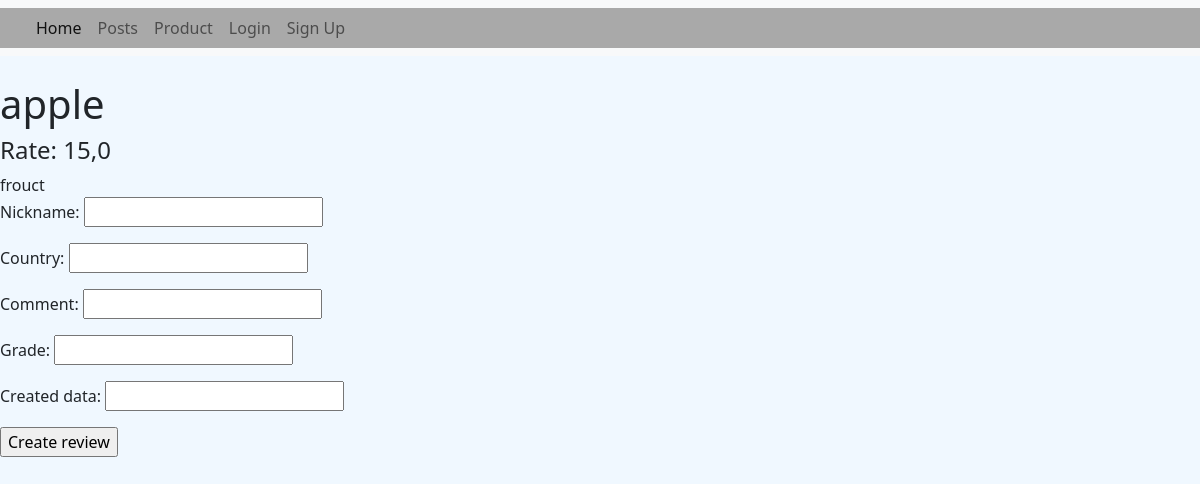
Page /products/1/ on the earlier database version.
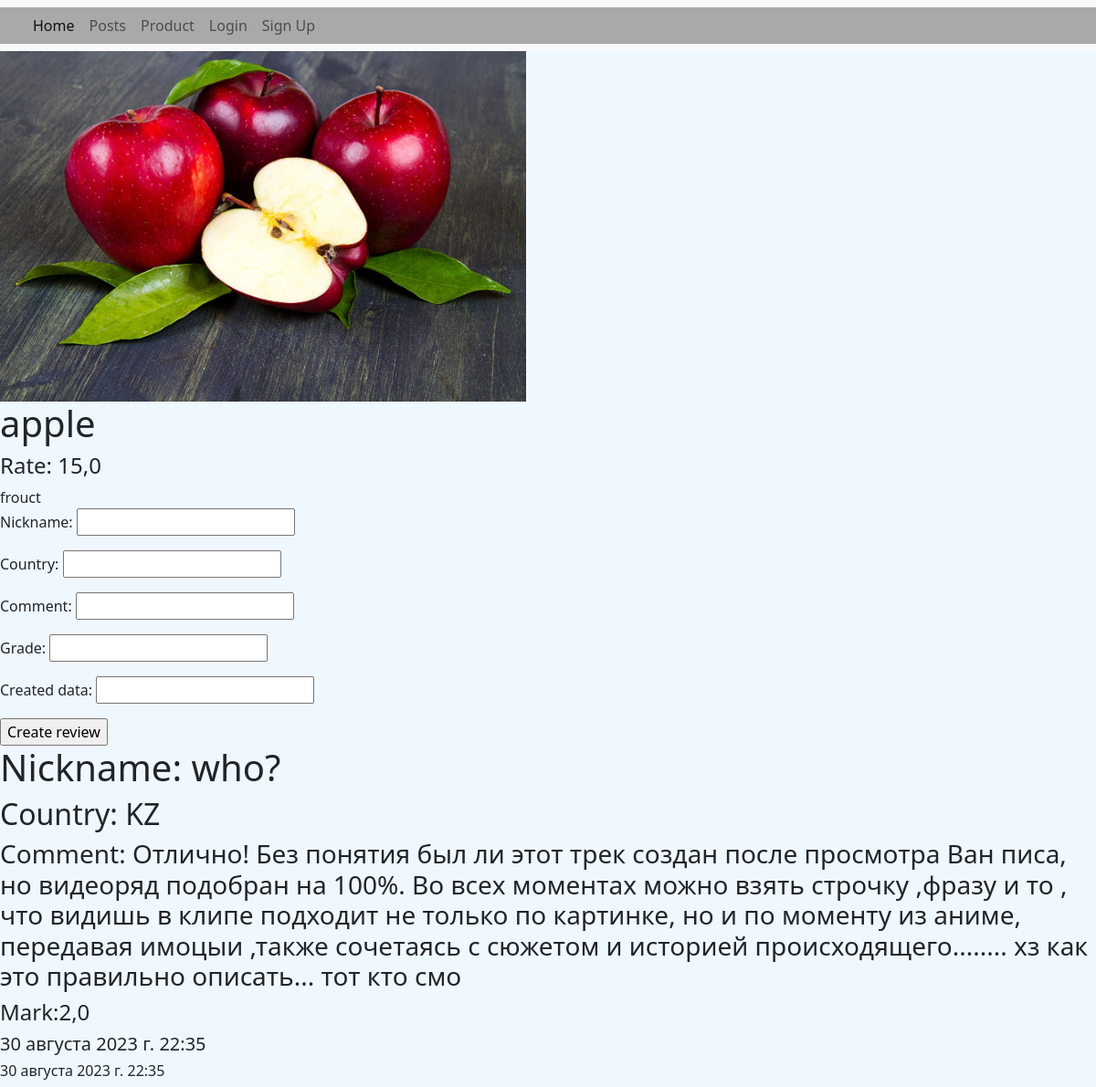
Same page on the later database version.
### posts/models.py (models this page shows)
class Product(models.Model):
    image = models.ImageField(upload_to='product_image',blank=True,null=True)
    title = models.CharField(max_length=50)
    price = models.FloatField()
    compound = models.TextField(blank=False)
    connection = models.ManyToManyField(Category, related_name='category')
    connection_review = models.ManyToManyField(Review,related_name='connection_review')

class Review(models.Model):
    nickname = models.CharField(max_length=40)
    country = models.CharField(max_length=60)
    comment = models.CharField(max_length=350)
    grade = models.FloatField(default=0, max_length=5.0)
    create_data = models.DateTimeField(auto_now_add=True)
    modification_data = models.DateTimeField(auto_now=True)

### posts/views.py (the view)
# urls.py: path('products/<int:id>/', post_views.product_detail_view),
def product_detail_view(request, id):
    if request.method == 'GET':
        product = Product.objects.get(id=id)
    context_data = {
        'product' : product,
        'form': ReviewCreateForm
    }
    return render(request, 'product/detail.html',context=context_data)

### templates/product/detail.html (shortened to what this page needs)
{% extends 'layouts/index.html' %}
{% block product %}
    <div class="product_block">
        <div class="image">
            <img src="/media/{{ product.image }}" alt="" >
        </div>
        <div class="info">
            <h1>{{ product.title }}</h1>
            <h4>Rate: {{ product.price }}</h4>
            <h7>{{ product.compound }}</h7>
        </div>
    </div>
{% endblock %}
{% block review%}
     <form action="/product/<int:id>/" method="post" enctype="multipart/form-data">
        {{ form.as_p }}
        <input type="submit" value="Create review">
    </form>
     <div class="product_review_block">
        {% for review in product.connection_review.all %}
         <div class="review">
            <h1>Nickname: {{ review.nickname }}</h1>
            <h2>Country: {{review.country}}</h2>
            <h3>Comment: {{ review.comment }}</h3>
            <h4>Mark:{{ review.grade }}</h4>
            <h5>{{ review.create_data }}</h5>
            <h6>{{ review.modification_data }}</h6>
        </div>
        {% endfor %}
    </div>
{% endblock %}

Differences in the rows shown:
changed Product "apple": image: picture added
added Review: nickname "who?", country "KZ", comment "Отлично! Без понятия был ли этот трек создан после просмотра Ван писа, но видеоряд подобран на 100%. Во всех моментах можно взять строчку ,фразу и то , что видишь в клипе подходит не только по картинке, но и по моменту из аниме, передавая имоцыи ,также сочетаясь с сюжетом и историей происходящего........ хз как это правильно описать... тот кто смо", grade "2,0", create_data "30 августа 2023 г. 22:35", modification_data "30 августа 2023 г. 22:35"
